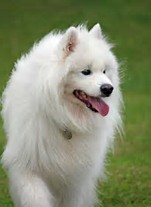
#> input picture ch7/what_is_this.jpg, 151 x 207 px
$ python cropimg.py what_is_this.jpg what_is_this.jpg
#> lines starting #> are read from the running program, lines starting #| are printed output that depends on the picture
#!/usr/bin/python
# -*- coding: utf-8 -*-
import cv2
import argparse
import os
import numpy

parser = argparse.ArgumentParser()
parser.add_argument("source")
parser.add_argument("target")
args = parser.parse_args()

#target_shape = (256, 256)
#output_side_length=256

target_shape = (100, 100)
output_side_length=100

#source_img=args.source
#print source_imgpath
img = cv2.imread(args.source)
#> img is the input picture: shape (207, 151, 3); mean B, G, R 114.2, 142.8, 135.9
height, width, depth = img.shape
#> height = 207; width = 151; depth = 3
new_height = output_side_length
new_width = output_side_length
if height > width:
    new_height = output_side_length * height // width
#> new_height = 137
else:
    new_width = output_side_length * width // height
resized_img = cv2.resize(img, (new_width, new_height))
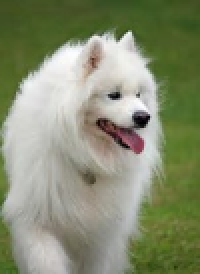
#> resized_img: shape (137, 100, 3) (shown 2 times larger); mean B, G, R 114.1, 142.7, 135.8

height_offset = (new_height - output_side_length) // 2
#> height_offset = 18
width_offset = (new_width - output_side_length) // 2
cropped_img = resized_img[height_offset:height_offset + output_side_length,width_offset:width_offset + output_side_length]
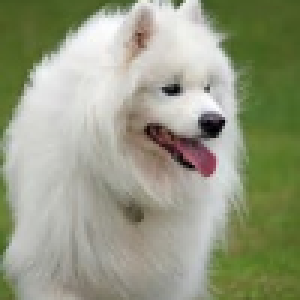
#> cropped_img: shape (100, 100, 3) (shown 3 times larger); mean B, G, R 130.6, 155.1, 150.5

cv2.imwrite(args.target, cropped_img)
